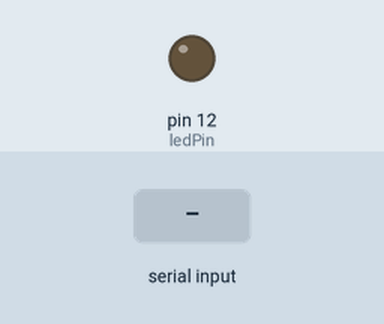
Recording of a sketch running on a simulated Arduino Uno, built with avr-gcc and run on an emulated ATmega328P. On the bench: output pins drawn as LEDs (lit = HIGH). Inputs (shaded band) come from the test bench.

Above: at 1.2 s.
1.3 s: "lights on\n" received over Serial
At 1.7 s:
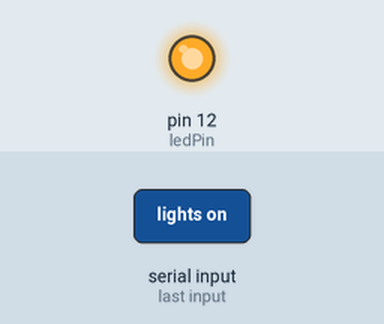
Timing chart, 0 to 4.3 s (numbered marks = the images above; inputs shaded):
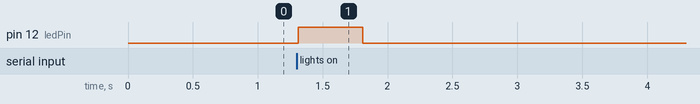

The sketch:

Blinker.ino
```cpp
// Define the LED pin
const int ledPin = 12;

void setup() {
  // Set the LED pin as an OUTPUT
  pinMode(ledPin, OUTPUT);
  Serial.begin(9600);
}

void loop() {

  if (Serial.available() > 0) {
    String input = Serial.readStringUntil('\n');
  // Turn the LED on
   if (input == "lights on") {
  digitalWrite(ledPin, HIGH);
  delay(500); // Wait for 1 second

  // Turn the LED off
  digitalWrite(ledPin, LOW);
  delay(500); // Wait for 1 second
   }
  }}
```

Measured:
- after the input at 1.3 s, pin 12 (ledPin): LOW → HIGH at once, → LOW 0.50 s later
